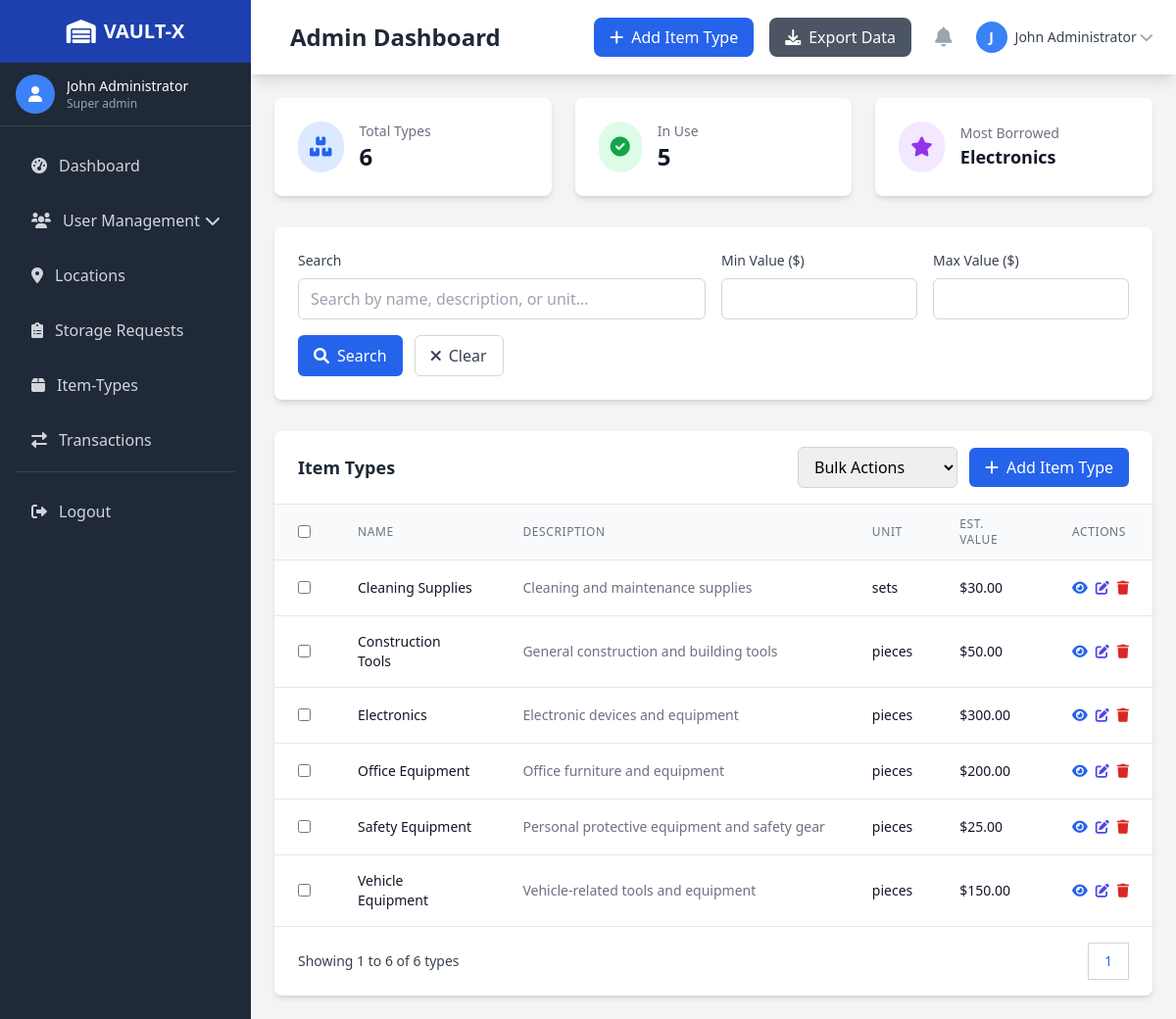
/item-types.php (signed in), run on an earlier commit of the app's database.
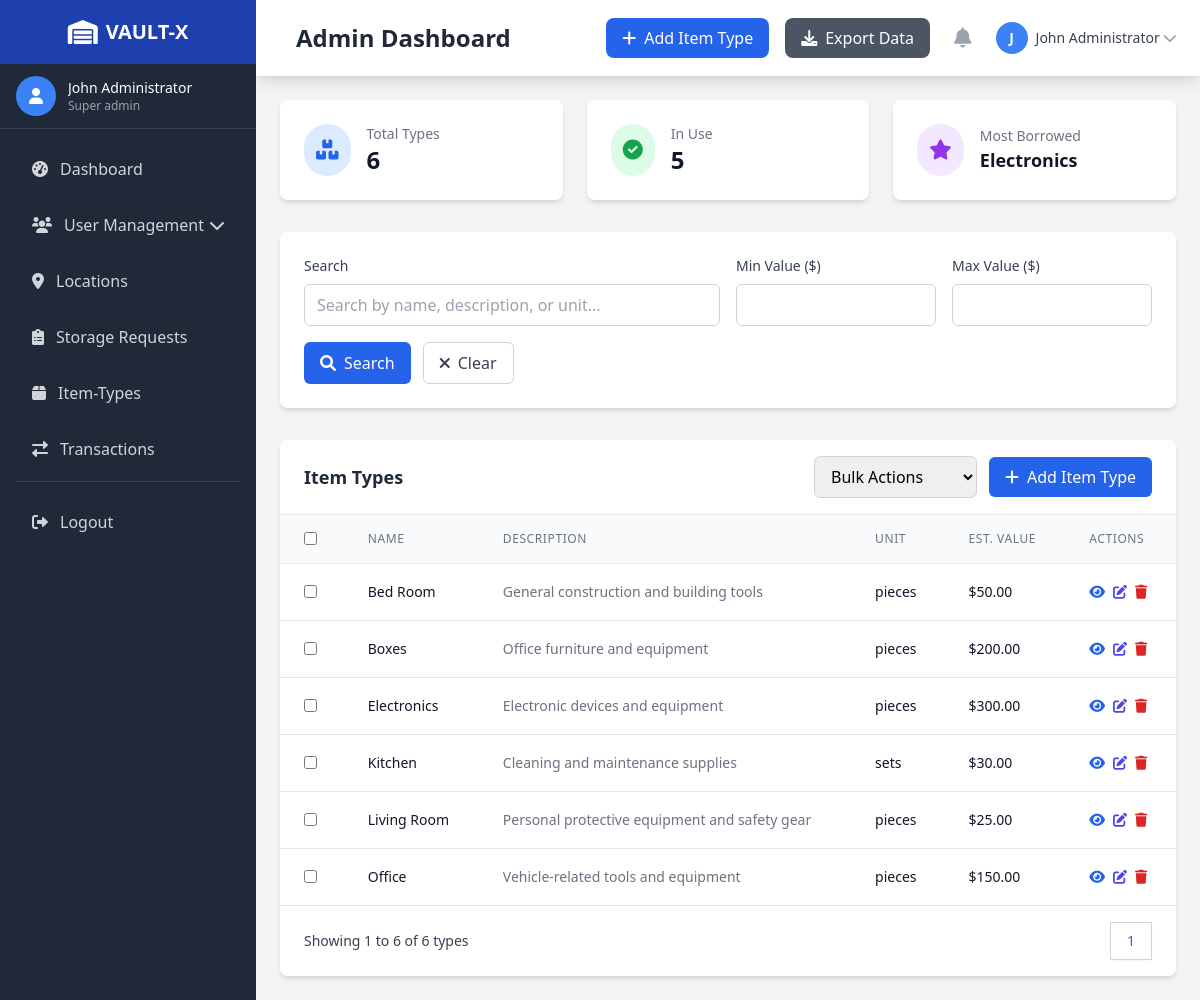
And on a later commit of the database.
### tables this page shows
CREATE TABLE Borrowing_Item_Types (
    id INT PRIMARY KEY AUTO_INCREMENT,
    name VARCHAR(100),
    description TEXT,
    unit VARCHAR(50),
    estimated_value DECIMAL(10,2),
    created_at DATETIME DEFAULT CURRENT_TIMESTAMP
);

### item-types.php (the view, shortened to what the rows shown need)
<?php
require_once 'includes/auth.php';
function getItemTypes($pdo, $page = 1, $limit = 10, $filters = []) {
    $offset = ($page - 1) * $limit;
    $whereClause = "WHERE 1=1";
    $params = [];
    $query = "SELECT bt.*,
                     COUNT(DISTINCT bi.id) as borrow_count,
                     COUNT(DISTINCT bi.borrowing_request_id) as request_count
              FROM Borrowing_Item_Types bt
              LEFT JOIN Borrowing_Items bi ON bt.id = bi.item_type_id
              $whereClause
              GROUP BY bt.id
              ORDER BY bt.name ASC
              LIMIT :limit OFFSET :offset";
    $stmt = $pdo->prepare($query);
    $stmt->bindValue(':limit', $limit, PDO::PARAM_INT);
    $stmt->bindValue(':offset', $offset, PDO::PARAM_INT);
    $stmt->execute();
    return $stmt->fetchAll();
}
$filters = [
    'search' => $_GET['search'] ?? '',
    'min_value' => $_GET['min_value'] ?? '',
    'max_value' => $_GET['max_value'] ?? ''
];
$page = (int)($_GET['page'] ?? 1);
$limit = 10;
$itemTypes = getItemTypes($pdo, $page, $limit, $filters);
?>
<!DOCTYPE html>
<html lang="en">
<head>
    <script src="https://cdn.tailwindcss.com"></script>
    <link href="https://cdnjs.cloudflare.com/ajax/libs/font-awesome/6.0.0/css/all.min.css" rel="stylesheet">
    <link rel="stylesheet" href="css/style.css">
</head>
<body class="bg-gray-100">
    <div class="lg:ml-64">
        <?php include 'includes/navbar.php'; ?>
        <main class="p-6">
            <div class="bg-white rounded-lg shadow-md overflow-hidden">
                <div class="overflow-x-auto">
                    <table class="min-w-full divide-y divide-gray-200">
                        <thead class="bg-gray-50">
                            <tr>
                                <th class="px-6 py-3 text-left">
                                    <input type="checkbox" id="select-all" class="rounded border-gray-300">
                                </th>
                                <th class="px-6 py-3 text-left text-xs font-medium text-gray-500 uppercase tracking-wider">Name</th>
                                <th class="px-6 py-3 text-left text-xs font-medium text-gray-500 uppercase tracking-wider">Description</th>
                                <th class="px-6 py-3 text-left text-xs font-medium text-gray-500 uppercase tracking-wider">Unit</th>
                                <th class="px-6 py-3 text-left text-xs font-medium text-gray-500 uppercase tracking-wider">Est. Value</th>
                                <th class="px-6 py-3 text-left text-xs font-medium text-gray-500 uppercase tracking-wider">Actions</th>
                            </tr>
                        </thead>
                        <tbody class="bg-white divide-y divide-gray-200">
                            <?php foreach ($itemTypes as $type): ?>
                                <tr class="hover:bg-gray-50">
                                    <td class="px-6 py-4">
                                        <input type="checkbox" class="type-checkbox rounded border-gray-300" data-id="<?php echo $type['id']; ?>">
                                    </td>
                                    <td class="px-6 py-4">
                                        <div class="text-sm font-medium text-gray-900">
                                            <?php echo htmlspecialchars($type['name']); ?>
                                        </div>
                                    </td>
                                    <td class="px-6 py-4">
                                        <div class="text-sm text-gray-500 max-w-xs truncate">
                                            <?php echo htmlspecialchars($type['description'] ?? 'No description'); ?>
                                        </div>
                                    </td>
                                    <td class="px-6 py-4">
                                        <div class="text-sm text-gray-900">
                                            <?php echo htmlspecialchars($type['unit'] ?? 'N/A'); ?>
                                        </div>
                                    </td>
                                    <td class="px-6 py-4">
                                        <div class="text-sm text-gray-900">
                                            $<?php echo number_format($type['estimated_value'] ?? 0, 2); ?>
                                        </div>
                                    </td>
                                    <td class="px-6 py-4 text-sm font-medium">
                                        <div class="flex space-x-2">
                                            <button onclick="viewItemType(<?php echo $type['id']; ?>)"
                                                    class="text-blue-600 hover:text-blue-900" title="View Details">
                                                <i class="fas fa-eye"></i>
                                            </button>
                                            <button onclick="editItemType(<?php echo $type['id']; ?>)"
                                                    class="text-indigo-600 hover:text-indigo-900" title="Edit">
                                                <i class="fas fa-edit"></i>
                                            </button>
                                            <button onclick="deleteItemType(<?php echo $type['id']; ?>)"
                                                    class="text-red-600 hover:text-red-900" title="Delete">
                                                <i class="fas fa-trash"></i>
                                            </button>
                                        </div>
                                    </td>
                                </tr>
                            <?php endforeach; ?>
                        </tbody>
                    </table>
                </div>
            </div>
        </main>
    </div>
</body>
</html>

What changed in the data, as far as the page shows it:
changed borrowing_item_types "General construction and building tools": name "Construction Tools" → "Bed Room"; moves up the list
changed borrowing_item_types "Office furniture and equipment": name "Office Equipment" → "Boxes"; moves up the list
shown differently, row unchanged: borrowing_item_types "Electronics": moves down the list
changed borrowing_item_types "Cleaning and maintenance supplies": name "Cleaning Supplies" → "Kitchen"
changed borrowing_item_types "Personal protective equipment and safety gear": name "Safety Equipment" → "Living Room"
changed borrowing_item_types "Vehicle-related tools and equipment": name "Vehicle Equipment" → "Office"
